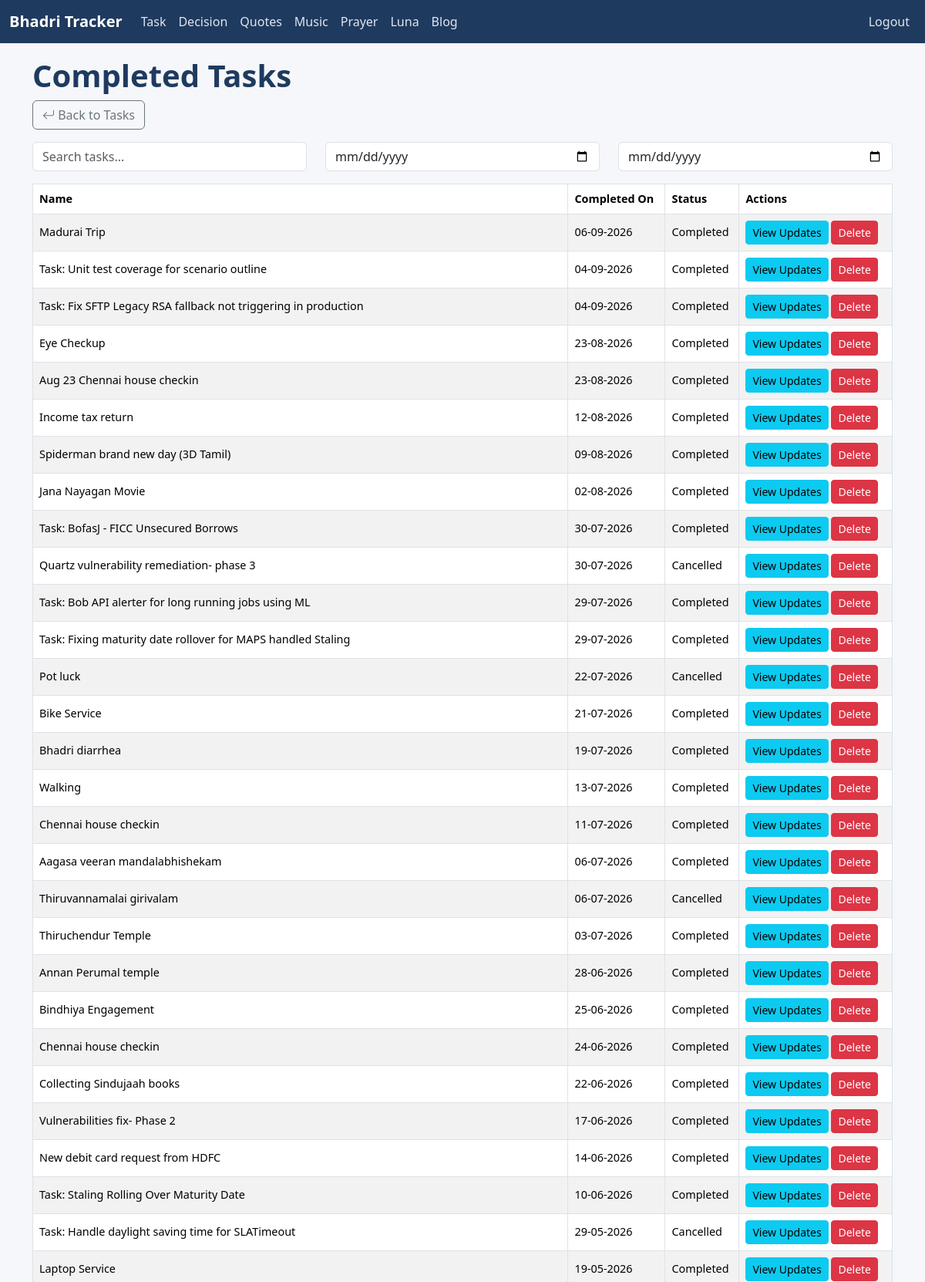
Page /history/ (signed in, upper part) on the committed database.
### tracker/models.py (models this page shows, shortened)
class Task(models.Model):
    STATUS_CHOICES = [
        ('Opened', 'Opened'),
        ('InProgress', 'In Progress'),
        ('Completed', 'Completed'),
        ('Cancelled', 'Cancelled'),
        ('Hold', 'Hold'),
    ]
    name = models.CharField(max_length=200)
    status = models.CharField(max_length=20, choices=STATUS_CHOICES, default='Opened')
    task_type = models.ForeignKey(TaskType, on_delete=models.CASCADE)
    started_date = models.DateField(default=timezone.localtime(), null=True, blank=True)
    created_date = models.DateField(auto_now_add=True)
    updated_date = models.DateField(auto_now=True)
    completed_date = models.DateField(null=True, blank=True)
    target_date = models.DateField(default=timezone.localtime(), null=True, blank=True)
    is_bookmark = models.BooleanField(default=False)
    is_private = models.BooleanField(default=False)
    is_important = models.BooleanField(default=False)
    is_template = models.BooleanField(default=False)

### tracker/views.py (the view)
# urls.py: path('history/', views.TaskHistoryView.as_view(), name='task_history'),
class TaskHistoryView(LoginRequiredMixin, ListView):
    model = Task
    template_name = 'tracker/task_history.html'
    context_object_name = 'tasks'
    def get_queryset(self):
        queryset = Task.objects.filter(status__in=['Completed', 'Cancelled']).exclude(is_template=True).order_by('-completed_date')
        search = self.request.GET.get('search', '').strip()
        start_date = self.request.GET.get('start_date')
        end_date = self.request.GET.get('end_date')
        if search:
            queryset = queryset.filter(
                Q(name__icontains=search) |
                Q(updates__description__icontains=search)
            ).distinct()
        if start_date and end_date:
            queryset = queryset.filter(
                Q(started_date__range=[start_date, end_date]) |
                Q(completed_date__range=[start_date, end_date])
            )
        return queryset
    def render_to_response(self, context, **response_kwargs):
        if self.request.headers.get('HX-Request'):
            return render(self.request, 'tracker/task_history_rows.html', context)
        return super().render_to_response(context, **response_kwargs)

### tracker/context_processors.py (called while the page is built)
def active_notifications(request):
    today = timezone.localdate()
    notifications = Notification.objects.filter(
        is_completed=False,
        date__gte=today,
        date__lte=today + timedelta(days=7)
    ).order_by('date')
    return {
        'active_notifications': notifications
    }

### templates/tracker/task_history.html (shortened to what this page needs)
{% extends 'base.html' %}
{% block content %}
<h1>Completed Tasks</h1>
<a href="{% url 'tracker:task_list' %}" class="btn btn-outline-secondary mb-3"><i class="bi bi-arrow-return-left"></i> Back to Tasks</a>
<div class="row mb-3">
    <div class="col-md-4">
        <input
            type="text"
            name="search"
            class="form-control"
            placeholder="Search tasks..."
            hx-get="{% url 'tracker:task_history' %}"
            hx-trigger="keyup changed delay:300ms"
            hx-target="#taskTableBody"
            hx-include="#dateFilters"
        />
    </div>
    <div class="col-md-4">
        <input
            type="date"
            name="start_date"
            class="form-control"
            id="dateFilters"
            hx-get="{% url 'tracker:task_history' %}"
            hx-trigger="change"
            hx-target="#taskTableBody"
            hx-include="[name='search'], #dateFilters"
        />
    </div>
    <div class="col-md-4">
        <input
            type="date"
            name="end_date"
            class="form-control"
            hx-get="{% url 'tracker:task_history' %}"
            hx-trigger="change"
            hx-target="#taskTableBody"
            hx-include="[name='search'], #dateFilters"
        />
    </div>
</div>
<div class="table-responsive">
<table class="table table-striped table-bordered align-middle text-nowrap">
  <thead>
      <tr>
          <th>Name</th>
          <th>Completed On</th>
          <th>Status</th>
          <th>Actions</th>
      </tr>
  </thead>
  <tbody id="taskTableBody">
      {% include 'tracker/task_history_rows.html' %}
  </tbody>
</table>
</div>
{% endblock %}

### templates/tracker/task_history_rows.html
{% for task in tasks %}
<tr>
    <td>{{ task.name }}</td>
    <td>{{ task.completed_date|date:"d-m-Y" }}</td>
    <td>{{ task.status }}</td>
    <td>
        <a href="{% url 'tracker:update_list' task.id %}" class="btn btn-sm btn-info">View Updates</a>
        <a href="{% url 'tracker:task_delete' task.id %}" class="btn btn-sm btn-danger">Delete</a>
    </td>
</tr>
{% empty %}
<tr>
    <td colspan="3" class="text-center">No matching tasks.</td>
</tr>
{% endfor %}

### static/css/base.css (style rules this page uses)
body { padding: 0 0px; padding-top: 50px; background-color: #f5f7fa; color: #212529; }
h1, h2, h3 { color: #1f3a5f; font-weight: 600; }
.table td, .table th { vertical-align: middle; font-size: 0.9rem; }

### rows in the picture
Task: name "Madurai Trip", completed_date "06-09-2026", status "Completed"
Task: name "Task: Unit test coverage for scenario outline", completed_date "04-09-2026", status "Completed"
Task: name "Task: Fix SFTP Legacy RSA fallback not triggering in production", completed_date "04-09-2026", status "Completed"
Task: name "Eye Checkup", completed_date "23-08-2026", status "Completed"
Task: name "Aug 23 Chennai house checkin", completed_date "23-08-2026", status "Completed"
Task: name "Income tax return", completed_date "12-08-2026", status "Completed"
Task: name "Spiderman brand new day (3D Tamil)", completed_date "09-08-2026", status "Completed"
Task: name "Jana Nayagan Movie", completed_date "02-08-2026", status "Completed"
Task: name "Task: BofasJ - FICC Unsecured Borrows", completed_date "30-07-2026", status "Completed"
Task: name "Quartz vulnerability remediation- phase 3", completed_date "30-07-2026", status "Cancelled"
Task: name "Task: Bob API alerter for long running jobs using ML", completed_date "29-07-2026", status "Completed"
Task: name "Task: Fixing maturity date rollover for MAPS handled Staling", completed_date "29-07-2026", status "Completed"
Task: name "Pot luck", completed_date "22-07-2026", status "Cancelled"
Task: name "Bike Service", completed_date "21-07-2026", status "Completed"
Task: name "Bhadri diarrhea", completed_date "19-07-2026", status "Completed"
Task: name "Walking", completed_date "13-07-2026", status "Completed"
Task: name "Chennai house checkin", completed_date "11-07-2026", status "Completed"
Task: name "Aagasa veeran mandalabhishekam", completed_date "06-07-2026", status "Completed"
Task: name "Thiruvannamalai girivalam", completed_date "06-07-2026", status "Cancelled"
Task: name "Thiruchendur Temple", completed_date "03-07-2026", status "Completed"
Task: name "Annan Perumal temple", completed_date "28-06-2026", status "Completed"
Task: name "Bindhiya Engagement", completed_date "25-06-2026", status "Completed"
Task: name "Chennai house checkin", completed_date "24-06-2026", status "Completed"
Task: name "Collecting Sindujaah books", completed_date "22-06-2026", status "Completed"
Task: name "Vulnerabilities fix- Phase 2", completed_date "17-06-2026", status "Completed"
Task: name "New debit card request from HDFC", completed_date "14-06-2026", status "Completed"
Task: name "Task: Staling Rolling Over Maturity Date", completed_date "10-06-2026", status "Completed"
Task: name "Task: Handle daylight saving time for SLATimeout", completed_date "29-05-2026", status "Cancelled"
Task: name "Laptop Service", completed_date "19-05-2026", status "Completed"
